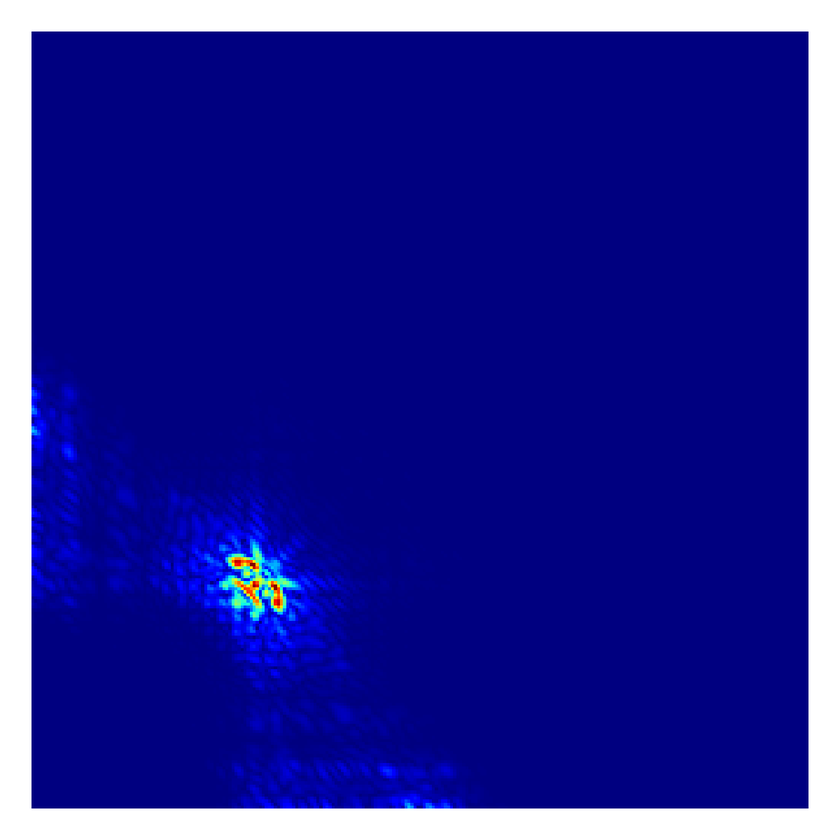
#> input picture sleepCurveIntegration/curveIntegration/picture/Alpha_second_spectrum1.png, 840 x 840 px, shrunk from 1200 x 1200 before the run, found by its file name
$ python pictureTest.py
#> lines starting #> are read from the running program, lines starting #| are printed output that depends on the picture
import cv2
import matplotlib.pyplot  as plt

img1 = cv2.imread('D:/project_python/sleepCurveIntegration/curveIntegration/picture/Alpha_second_spectrum1.png',
                  cv2.IMREAD_COLOR)
#> img1 is the input picture: shape (840, 840, 3); mean B, G, R 150.7, 37.8, 37.2
img2 = cv2.imread('D:/project_python/sleepCurveIntegration/curveIntegration/picture/Alpha_second_spectrum2.png',
                  cv2.IMREAD_COLOR)
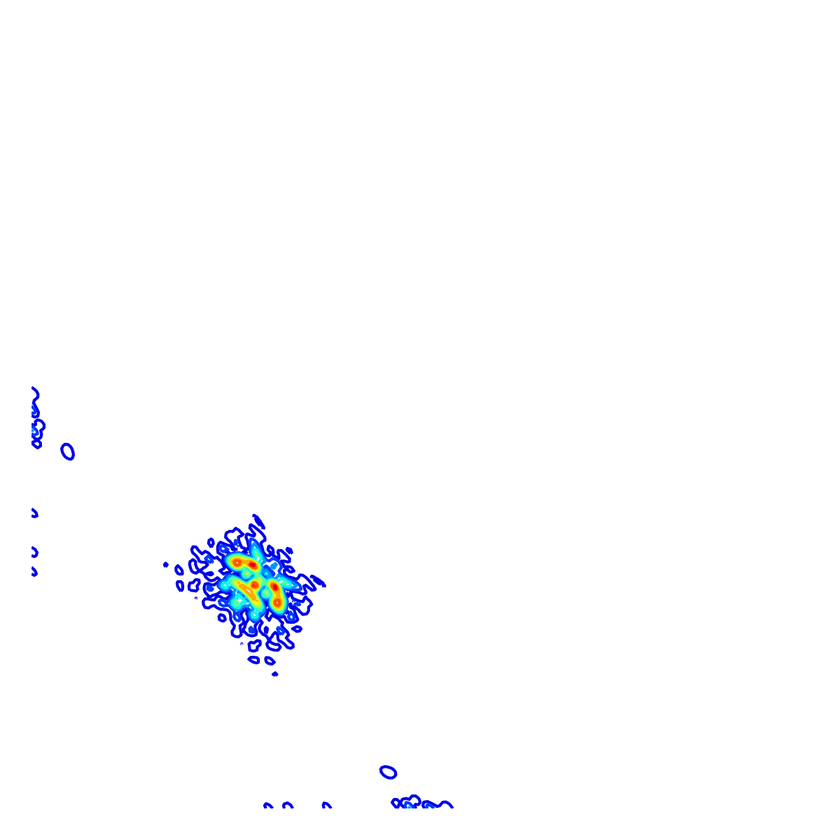
#> input picture sleepCurveIntegration/curveIntegration/picture/Alpha_second_spectrum2.png, 840 x 840 px, shrunk from 1200 x 1200 before the run, found by its file name
#> img2 is the input picture: shape (840, 840, 3); mean B, G, R 254.4, 252.6, 252
img3 = cv2.imread('D:/project_python/sleepCurveIntegration/curveIntegration/picture/Beta_second_spectrum1.png',
                  cv2.IMREAD_COLOR)
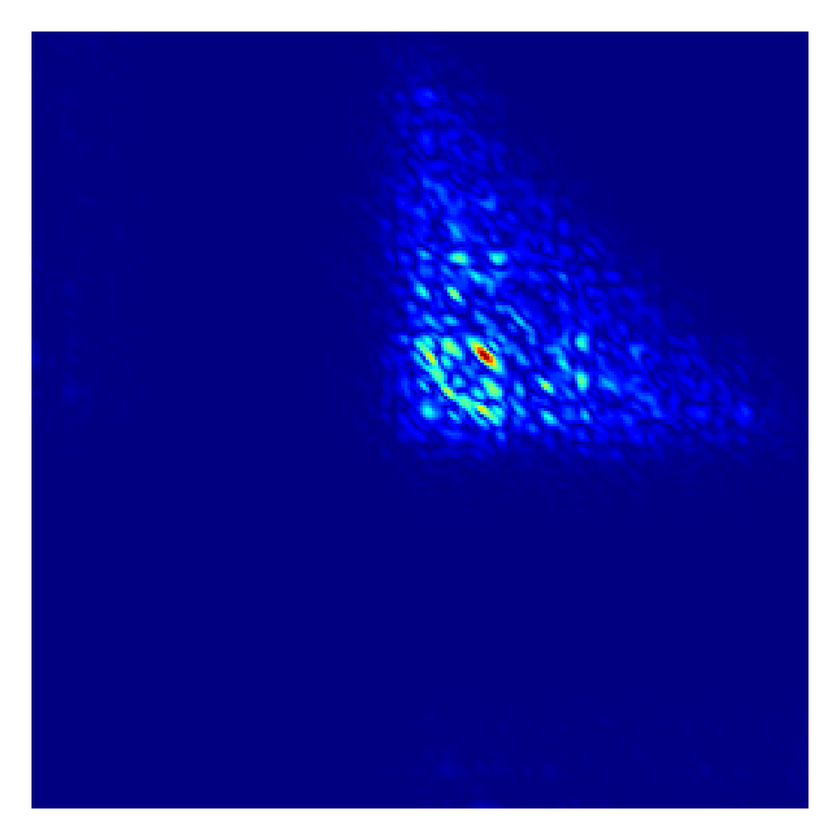
#> input picture sleepCurveIntegration/curveIntegration/picture/Beta_second_spectrum1.png, 840 x 840 px, shrunk from 1200 x 1200 before the run, found by its file name
#> img3 is the input picture: shape (840, 840, 3); mean B, G, R 157.2, 39.7, 37.1
img4 = cv2.imread('D:/project_python/sleepCurveIntegration/curveIntegration/picture/Beta_second_spectrum2.png',
                  cv2.IMREAD_COLOR)
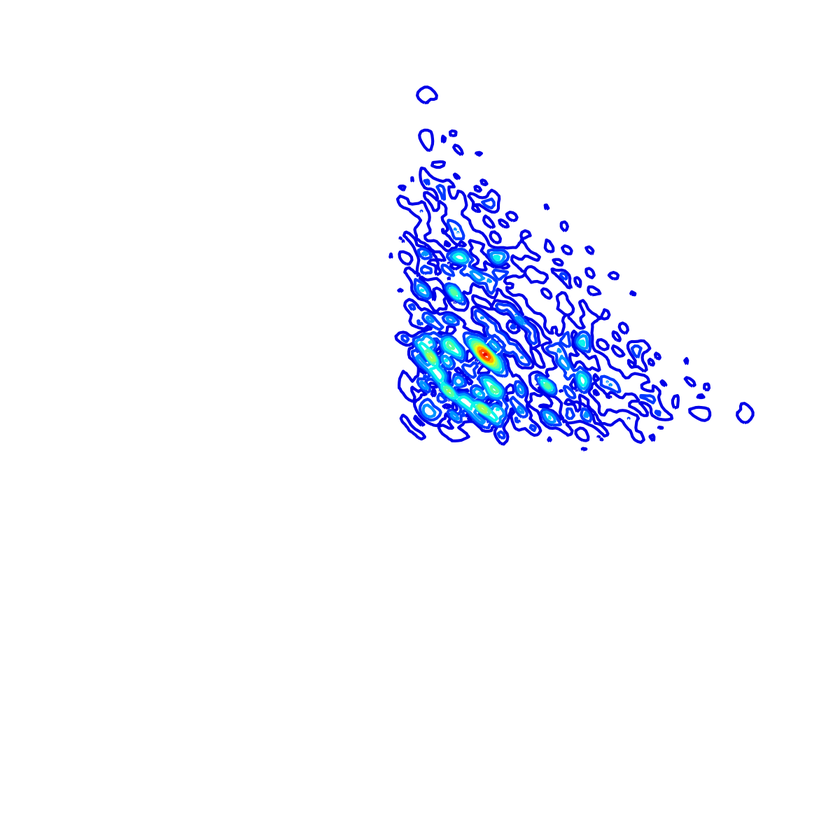
#> input picture sleepCurveIntegration/curveIntegration/picture/Beta_second_spectrum2.png, 840 x 840 px, shrunk from 1200 x 1200 before the run, found by its file name
#> img4 is the input picture: shape (840, 840, 3); mean B, G, R 254.2, 246.5, 244.8
img5 = cv2.imread('D:/project_python/sleepCurveIntegration//curveIntegration/picture/Delta_second_spectrum1.png',
                  cv2.IMREAD_COLOR)
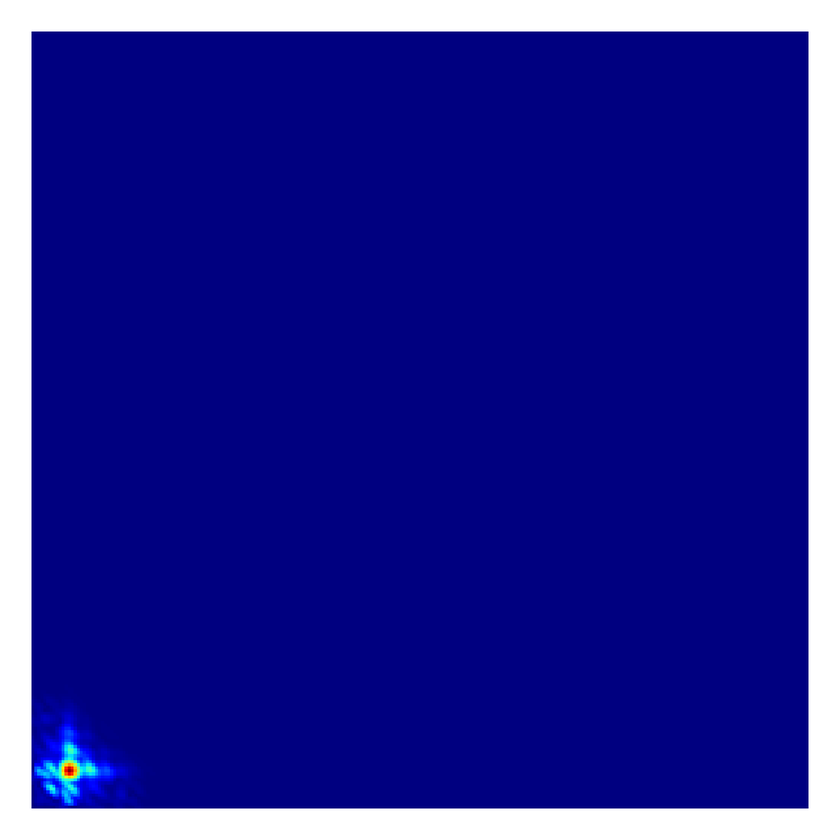
#> input picture sleepCurveIntegration/curveIntegration/picture/Delta_second_spectrum1.png, 840 x 840 px, shrunk from 1200 x 1200 before the run, found by its file name
#> img5 is the input picture: shape (840, 840, 3); mean B, G, R 147.1, 37.3, 36.9
img6 = cv2.imread('D:/project_python/sleepCurveIntegration//curveIntegration/picture/Delta_second_spectrum2.png',
                  cv2.IMREAD_COLOR)
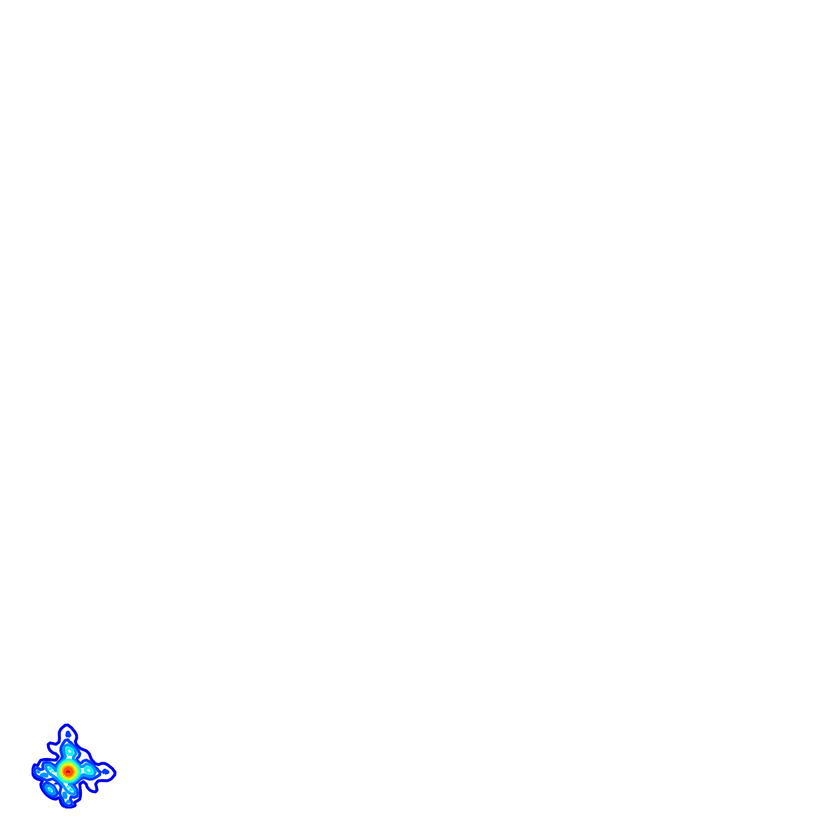
#> input picture sleepCurveIntegration/curveIntegration/picture/Delta_second_spectrum2.png, 840 x 840 px, shrunk from 1200 x 1200 before the run, found by its file name
#> img6 is the input picture: shape (840, 840, 3); mean B, G, R 254.9, 254.3, 254.1
img7 = cv2.imread('D:/project_python/sleepCurveIntegration//curveIntegration/picture/Gamma_second_spectrum1.png',
                  cv2.IMREAD_COLOR)
img8 = cv2.imread('D:/project_python/sleepCurveIntegration//curveIntegration/picture/Gamma_second_spectrum2.png',
                  cv2.IMREAD_COLOR)
img9 = cv2.imread('D:/project_python/sleepCurveIntegration//curveIntegration/picture/Theta_second_spectrum1.png',
                  cv2.IMREAD_COLOR)
img10 = cv2.imread('D:/project_python/sleepCurveIntegration//curveIntegration/picture/Theta_second_spectrum2.png',
                   cv2.IMREAD_COLOR)

img1 = cv2.cvtColor(img1, cv2.COLOR_BGR2RGB)
img2 = cv2.cvtColor(img2, cv2.COLOR_BGR2RGB)
img3 = cv2.cvtColor(img3, cv2.COLOR_BGR2RGB)
img4 = cv2.cvtColor(img4, cv2.COLOR_BGR2RGB)
img5 = cv2.cvtColor(img5, cv2.COLOR_BGR2RGB)
img6 = cv2.cvtColor(img6, cv2.COLOR_BGR2RGB)
#> (the run stopped early here; a loop or call above may not have finished)
